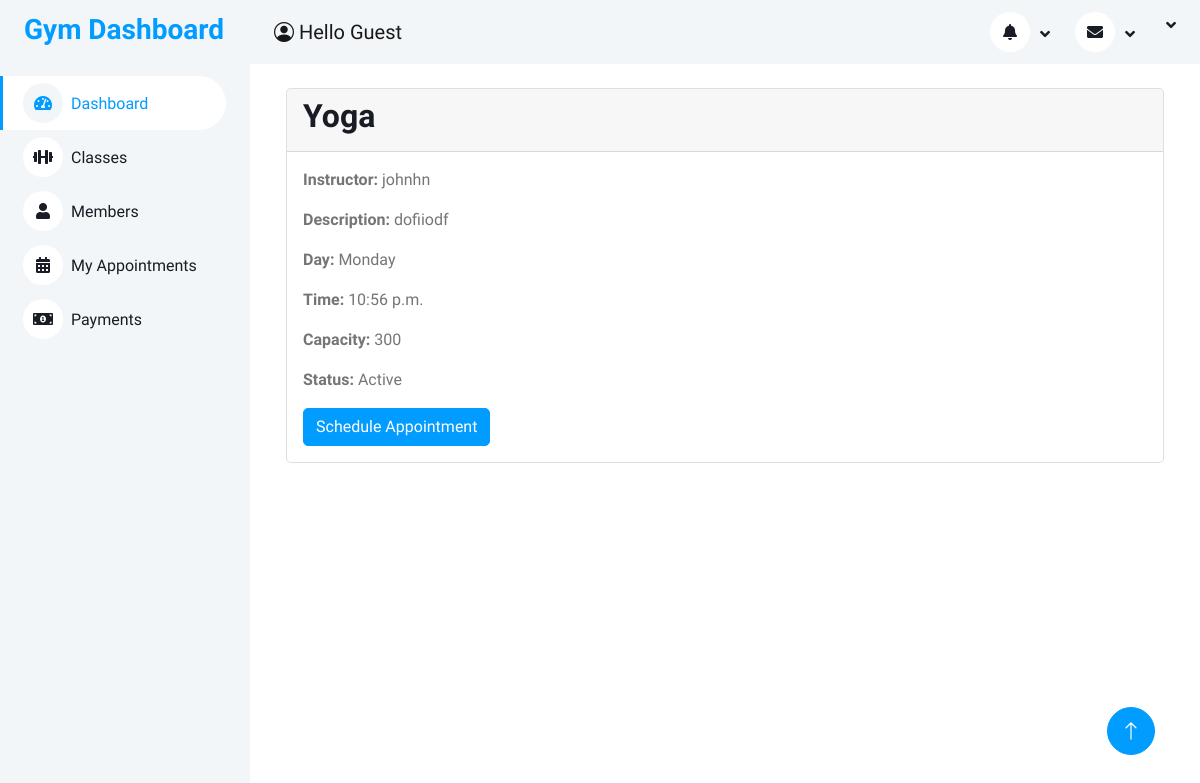
The app's page /class/1/ with its own data.
### accounts/models.py (models this page shows, shortened)
class GymClass(models.Model):
    CLASS_CHOICES = [
        ('Yoga', 'Yoga'),
        ('Zumba', 'Zumba'),
        ('Pilates', 'Pilates'),
        ('Spin', 'Spin'),
    ]
    DAY_CHOICES = [
        ('Monday', 'Monday'),
        ('Tuesday', 'Tuesday'),
        ('Wednesday', 'Wednesday'),
        ('Thursday', 'Thursday'),
        ('Friday', 'Friday'),
        ('Saturday', 'Saturday'),
        ('Sunday', 'Sunday'),
    ]
    STATUS_CHOICES = [
        ('Active', 'Active'),
        ('Inactive', 'Inactive'),
    ]
    class_name = models.CharField(max_length=50, choices=CLASS_CHOICES)
    instructor = models.CharField(max_length=100)
    description = models.TextField()
    day = models.CharField(max_length=20, choices=DAY_CHOICES)
    time = models.TimeField()
    capacity = models.PositiveIntegerField()
    status = models.CharField(max_length=20, choices=STATUS_CHOICES)

### accounts/views.py (the view)
# urls.py: path('class/<int:class_id>/', views.class_info, name='class_info'),
def class_info(request, class_id):
    gym_class = get_object_or_404(GymClass, id=class_id)
    return render(request, 'members/class_info.html', {'gym_class': gym_class})

### accounts/templates/members/class_info.html (shortened to what this page needs)
{% extends 'members/base.html' %}
{% block content %}
<div class="container-fluid pt-4 px-4">
    <div class="card">
        <div class="card-header">
            <h2 class="card-title">{{ gym_class.class_name }}</h2>
        </div>
        <div class="card-body">
            <p class="card-text"><strong>Instructor:</strong> {{ gym_class.instructor }}</p>
            <p class="card-text"><strong>Description:</strong> {{ gym_class.description }}</p>
            <p class="card-text"><strong>Day:</strong> {{ gym_class.day }}</p>
            <p class="card-text"><strong>Time:</strong> {{ gym_class.time }}</p>
            <p class="card-text"><strong>Capacity:</strong> {{ gym_class.capacity }}</p>
            <p class="card-text"><strong>Status:</strong> {{ gym_class.status }}</p>
            <a href="{% url 'schedule_appointment' gym_class.id %}" id="schedule-btn" class="btn btn-primary">Schedule Appointment</a>
        </div>
    </div>
</div>
{% endblock %}

### static/css/style.css (style rules this page uses)
:root { --primary: #009CFF; --light: #F3F6F9; --dark: #191C24; }
.btn { transition: .5s; }
.btn.btn-primary { color: #FFFFFF; }

### records on screen
GymClass: class_name "Yoga", instructor "johnhn", description "dofiiodf", day "Monday", time "10:56 p.m.", capacity "300", status "Active"

### other values on screen
{{ user.username.title|default:'Guest' }} "Guest"
